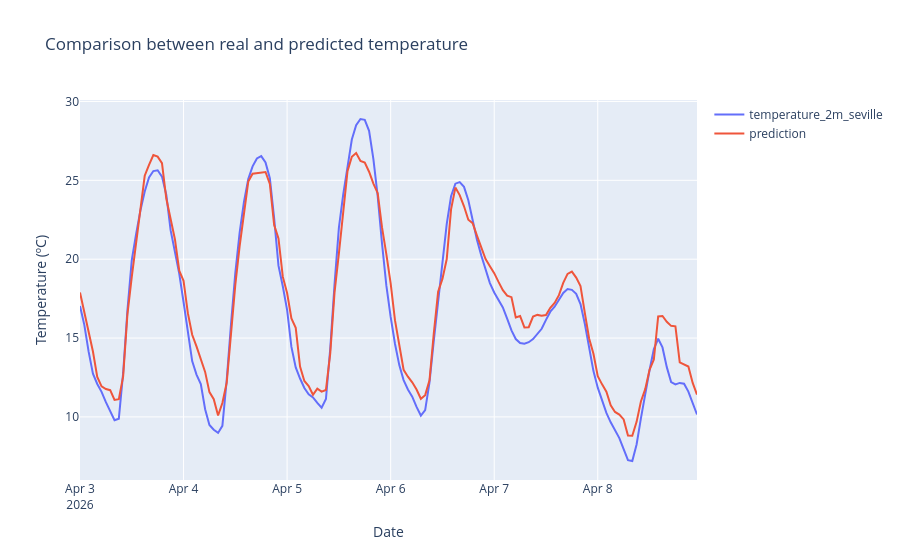

Notebook code cell kept with this figure:
### Code cell
px.line(prediction_df, y=['temperature_2m_seville', 'prediction'],
        title='Comparison between real and predicted temperature',
        labels={
            'date': 'Date', 
            'value': 'Temperature (ºC)', 
            'variable': '',
            'temperature_2m_seville': 'Real',
            'prediction': 'Predicted'
        })

### Figure 1 — Plotly figure (JSON) as saved in the notebook; plotly's stock layout.template omitted (floating-point values rounded to 4 significant figures; data arrays with more than 128 entries replaced by an {"elided": "..."} marker saying what was removed)
{"data": [{"hovertemplate": "=temperature_2m_seville<br>Date=%{x}<br>Temperature (ºC)=%{y}<extra></extra>", "legendgroup": "temperature_2m_seville", "line": {"color": "#636efa", "dash": "solid"}, "marker": {"symbol": "circle"}, "mode": "lines", "name": "temperature_2m_seville", "orientation": "v", "showlegend": true, "type": "scatter", "x": {"elided": "144 str values"}, "xaxis": "x", "y": {"elided": "144 float values"}, "yaxis": "y"}, {"hovertemplate": "=prediction<br>Date=%{x}<br>Temperature (ºC)=%{y}<extra></extra>", "legendgroup": "prediction", "line": {"color": "#EF553B", "dash": "solid"}, "marker": {"symbol": "circle"}, "mode": "lines", "name": "prediction", "orientation": "v", "showlegend": true, "type": "scatter", "x": {"elided": "144 str values"}, "xaxis": "x", "y": {"elided": "144 float values"}, "yaxis": "y"}], "layout": {"legend": {"title": {"text": ""}, "tracegroupgap": 0}, "title": {"text": "Comparison between real and predicted temperature"}, "xaxis": {"anchor": "y", "domain": [0, 1], "title": {"text": "Date"}}, "yaxis": {"anchor": "x", "domain": [0, 1], "title": {"text": "Temperature (ºC)"}}}}
